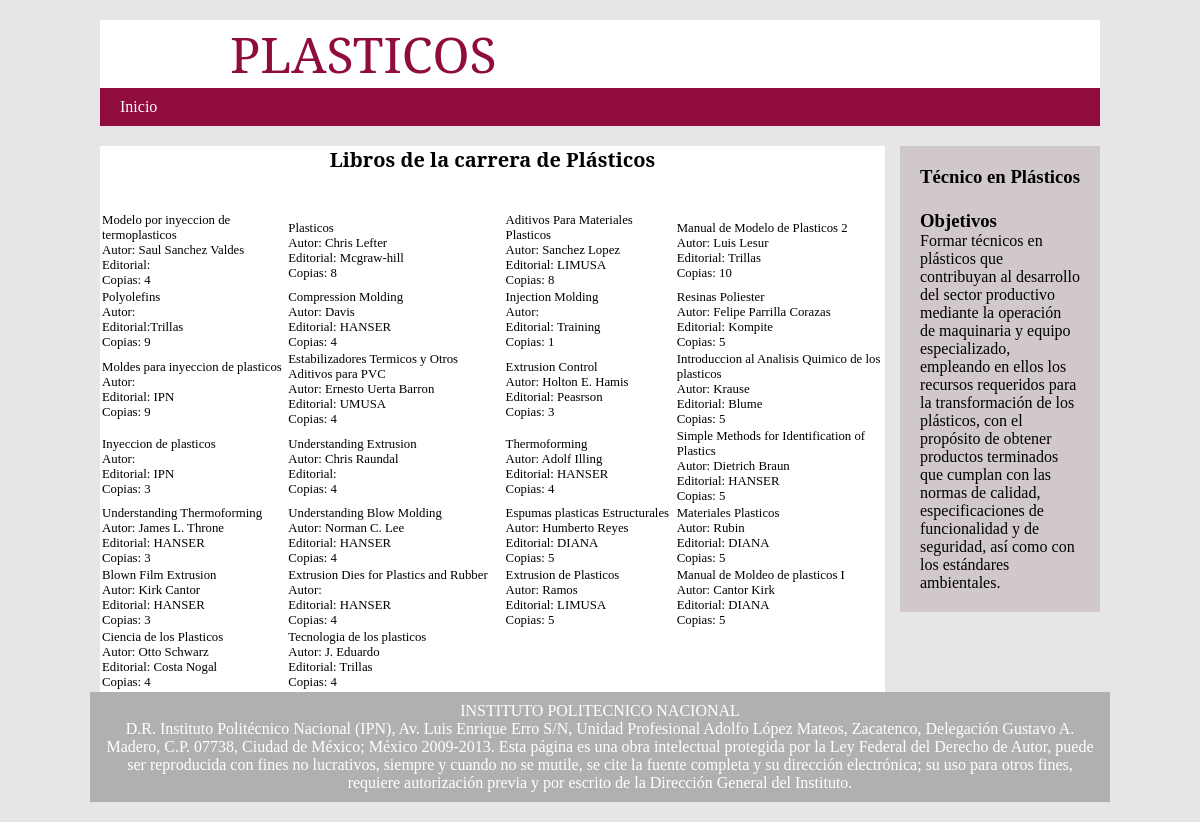
/PHP/plasticos.php, run on the app's committed database.
### tables this page shows
CREATE TABLE IF NOT EXISTS `plasticos` (
  `id` int(11) NOT NULL,
  `fila1` varchar(500) NOT NULL,
  `fila2` varchar(500) NOT NULL,
  `fila3` varchar(500) NOT NULL,
  `fila4` varchar(500) NOT NULL,
  PRIMARY KEY (`id`)
);

### PHP/plasticos.php (the view, shortened to what this page needs)
<!DOCTYPE html>
<html>
<head>
		<link rel="stylesheet" type="text/css" href="../css/estilo.css">
</head>
<body>
	<header>
<div class="title">&nbsp;&nbsp;&nbsp;&nbsp;&nbsp;&nbsp;&nbsp;&nbsp;&nbsp; PLASTICOS</div>
	<nav>
		<ul>
		<li><A HREF="../Index/index.php" >Inicio</a></li>
	</nav>
	</header>
	<section class="main">
		<section class="articles">
			<h2>Libros de la carrera de Plásticos</h2><br><br>
			<p>
<?php
          $idCone = conexion();
echo "<Table HEIGHT=100% WIDTH=100% ALIGN='CENTER'><TR>";
          $SQL="SELECT p.fila1,p.fila2,p.fila3,p.fila4
from plasticos as p;";
          $Registro = mysqli_query($idCone,$SQL);
          while($Fila = mysqli_fetch_array($Registro))
           {
                  echo "<tr>"."<Td>" .$Fila['fila1']. "</a>"."</td>";
                  echo "<Td>" .$Fila['fila2']. "</a>"."</td>";
                  echo "<Td>" .$Fila['fila3']. "</a>"."</td>";
                  echo "<Td>" .$Fila['fila4']. "</a>"."</td>";
            }
           echo "</Table>";
           ?>
		</section>
		<aside>
			<h3>Técnico en Plásticos<br><br>Objetivos<br></h3>
				 <p>Formar técnicos en plásticos que contribuyan al desarrollo del sector productivo mediante la operación de maquinaria y equipo especializado, empleando en ellos los recursos requeridos para la transformación de los plásticos, con el propósito de obtener productos terminados que cumplan con las normas de calidad, especificaciones de funcionalidad y de seguridad, así como con los estándares ambientales.</p>
		</aside>
	</section>
                   <br><br>
	<footer>
		<p> INSTITUTO POLITECNICO NACIONAL<br>
			D.R. Instituto Politécnico Nacional (IPN), Av. Luis Enrique Erro S/N, Unidad Profesional Adolfo López Mateos, Zacatenco, Delegación Gustavo A. Madero, C.P. 07738, Ciudad de México; México 2009-2013.
Esta página es una obra intelectual protegida por la Ley Federal del Derecho de Autor, puede ser reproducida con fines no lucrativos, siempre y cuando no se mutile, se cite la fuente completa y su dirección electrónica; su uso para otros fines, requiere autorización previa y por escrito de la Dirección General del Instituto.</p>
	</footer>
</body>
</html>

### CSS/estilo.css (style rules this page uses)
* { margin: 0; padding: 0; }
body { background: #e6e6e6; }
header,.main,footer { background: #fff; width: 90%; max-width: 1000px; margin:20px auto; }
header nav { text-aling: center; background: #900C3F; overflow: hidden; clear: both; font-family: "Serif"; }
header nav ul { list-style: none; }
header nav ul li { float: left; }
header nav ul li a { padding: 10px 20px; display: block; color: #fff; text-decoration: none; font-family: Serif; }
.main .articles { width: 78.5%; margin-right: 1.5%; float: left; background: #fff; }
aside { width: 20%; background:#D1C9C9; float: left; padding: 20px; box-sizing: border-box; }
footer { background:#B0B0B0; color: #FFFFFF; clear: both; padding: 10px 10px; text-align: center; font-family: Serif; }
.main .articles table { background-color: #fff; }
.main .articles h2 { font-size: 20px; text-align: center; font-family: "Serif"; }
.main .articles table td { padding: 0px; margin: 0px; font-size:0.8em; font-family: Serif; -webkit-transition: all .15s ease; }
div.title { display: line; padding: 0; margin:0; font-size: 50px; text-align: left; color:#900C3F; font-family: "Serif"; }

### data on the page
plasticos: fila1 "Modelo por inyeccion de termoplasticos Autor: Saul Sanchez Valdes Editorial: Copias: 4", fila2 "Plasticos Autor: Chris Lefter Editorial: Mcgraw-hill Copias: 8", fila3 "Aditivos Para Materiales Plasticos Autor: Sanchez Lopez Editorial: LIMUSA Copias: 8", fila4 "Manual de Modelo de Plasticos 2 Autor: Luis Lesur Editorial: Trillas Copias: 10"
plasticos: fila1 "Polyolefins Autor: Editorial:Trillas Copias: 9", fila2 "Compression Molding Autor: Davis Editorial: HANSER Copias: 4", fila3 "Injection Molding Autor: Editorial: Training Copias: 1", fila4 "Resinas Poliester Autor: Felipe Parrilla Corazas Editorial: Kompite Copias: 5"
plasticos: fila1 "Moldes para inyeccion de plasticos Autor: Editorial: IPN Copias: 9", fila2 "Estabilizadores Termicos y Otros Aditivos para PVC Autor: Ernesto Uerta Barron Editorial: UMUSA Copias: 4", fila3 "Extrusion Control Autor: Holton E. Hamis Editorial: Peasrson Copias: 3", fila4 "Introduccion al Analisis Quimico de los plasticos Autor: Krause Editorial: Blume Copias: 5"
plasticos: fila1 "Inyeccion de plasticos Autor: Editorial: IPN Copias: 3", fila2 "Understanding Extrusion Autor: Chris Raundal Editorial: Copias: 4", fila3 "Thermoforming Autor: Adolf Illing Editorial: HANSER Copias: 4", fila4 "Simple Methods for Identification of Plastics Autor: Dietrich Braun Editorial: HANSER Copias: 5"
plasticos: fila1 "Understanding Thermoforming Autor: James L. Throne Editorial: HANSER Copias: 3", fila2 "Understanding Blow Molding Autor: Norman C. Lee Editorial: HANSER Copias: 4", fila3 "Espumas plasticas Estructurales Autor: Humberto Reyes Editorial: DIANA Copias: 5", fila4 "Materiales Plasticos Autor: Rubin Editorial: DIANA Copias: 5"
plasticos: fila1 "Blown Film Extrusion Autor: Kirk Cantor Editorial: HANSER Copias: 3", fila2 "Extrusion Dies for Plastics and Rubber Autor: Editorial: HANSER Copias: 4", fila3 "Extrusion de Plasticos Autor: Ramos Editorial: LIMUSA Copias: 5", fila4 "Manual de Moldeo de plasticos I Autor: Cantor Kirk Editorial: DIANA Copias: 5"
plasticos: fila1 "Ciencia de los Plasticos Autor: Otto Schwarz Editorial: Costa Nogal Copias: 4", fila2 "Tecnologia de los plasticos Autor: J. Eduardo Editorial: Trillas Copias: 4"
